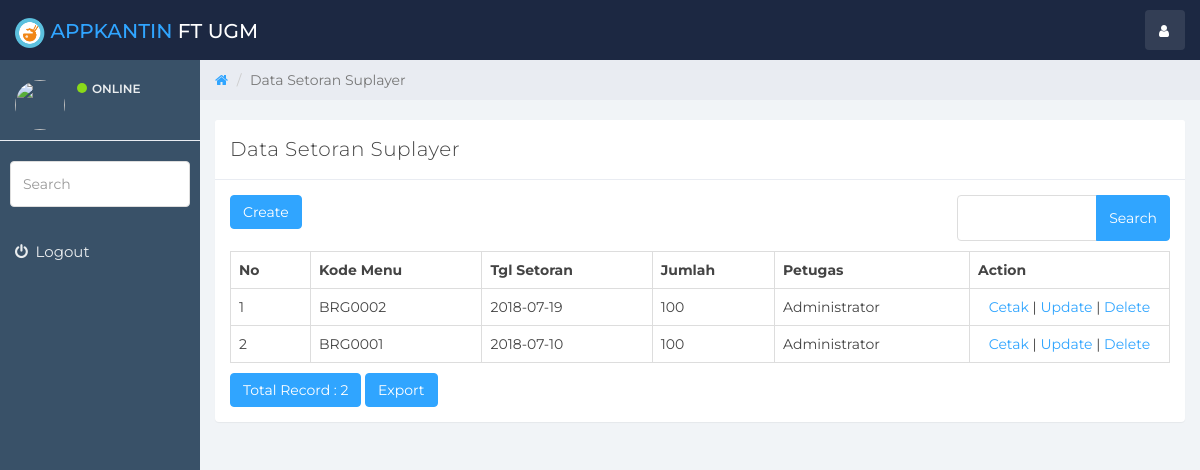
The app's page /index.php/setoran_tenant with its own data.
### tables this page shows
CREATE TABLE `setoran_tenant` (
  `id_setoran` int(11) NOT NULL,
  `kode_menu` varchar(10) DEFAULT NULL,
  `tgl_setoran` date DEFAULT NULL,
  `jumlah` int(11) DEFAULT NULL,
  `petugas` varchar(20) DEFAULT NULL
);

### application/controllers/Setoran_tenant.php (called while the page is built, shortened)
<?php
class Setoran_tenant extends CI_Controller
{
    function __construct()
    {
        $this->load->model('Setoran_tenant_model');
        $this->load->library('form_validation');
    }
    public function index()
    {
        $q = urldecode($this->input->get('q', TRUE));
        $start = intval($this->input->get('start'));
        if ($q <> '') {
            $config['base_url'] = base_url() . 'setoran_tenant/index.html?q=' . urlencode($q);
            $config['first_url'] = base_url() . 'setoran_tenant/index.html?q=' . urlencode($q);
        } else {
            $config['base_url'] = base_url() . 'setoran_tenant/index.html';
            $config['first_url'] = base_url() . 'setoran_tenant/index.html';
        }
        $config['per_page'] = 10;
        $config['page_query_string'] = TRUE;
        $config['total_rows'] = $this->Setoran_tenant_model->total_rows($q);
        $setoran_tenant = $this->Setoran_tenant_model->get_limit_data($config['per_page'], $start, $q);
        $this->load->library('pagination');
        $this->pagination->initialize($config);
        $data = array(
            'setoran_tenant_data' => $setoran_tenant,
            'q' => $q,
            'pagination' => $this->pagination->create_links(),
            'total_rows' => $config['total_rows'],
            'start' => $start,
            'konten' => 'setoran_tenant/setoran_tenant_list',
            'jdl' => 'Data Setoran Suplayer',
        );
        $this->load->view('v_index', $data);
    }
}

### index.php (called while the page is built, shortened)
<?php
require_once BASEPATH.'core/CodeIgniter.php';

### application/config/config.php (called while the page is built, shortened)
<?php
$config['base_url'] = "http://".$_SERVER['HTTP_HOST'];
$config['base_url'] .= preg_replace('@/+$@','',dirname($_SERVER['SCRIPT_NAME'])).'/';
$config['index_page'] = '';
$config['uri_protocol']	= 'REQUEST_URI';
$config['url_suffix'] = '.html';
$config['language']	= 'english';
$config['charset'] = 'UTF-8';
$config['enable_hooks'] = FALSE;
$config['subclass_prefix'] = 'MY_';
$config['composer_autoload'] = FALSE;
$config['permitted_uri_chars'] = 'a-z 0-9~%.:_\-';
$config['enable_query_strings'] = FALSE;
$config['controller_trigger'] = 'c';
$config['function_trigger'] = 'm';
$config['directory_trigger'] = 'd';
$config['allow_get_array'] = TRUE;
$config['log_threshold'] = 0;
$config['log_path'] = '';
$config['log_file_extension'] = '';
$config['log_file_permissions'] = 0644;
$config['log_date_format'] = 'Y-m-d H:i:s';
$config['error_views_path'] = '';
$config['cache_path'] = '';
$config['cache_query_string'] = FALSE;
$config['encryption_key'] = 'gfjfgjfgsg564674';
$config['sess_driver'] = 'files';
$config['sess_cookie_name'] = 'ci_session';
$config['sess_expiration'] = 7200;
$config['sess_save_path'] = NULL;
$config['sess_match_ip'] = FALSE;
$config['sess_time_to_update'] = 300;
$config['sess_regenerate_destroy'] = FALSE;
$config['cookie_prefix']	= '';
$config['cookie_domain']	= '';
$config['cookie_path']		= '/';
$config['cookie_secure']	= FALSE;
$config['cookie_httponly'] 	= FALSE;
$config['standardize_newlines'] = FALSE;
$config['global_xss_filtering'] = FALSE;
$config['csrf_protection'] = FALSE;
$config['csrf_token_name'] = 'csrf_test_name';
$config['csrf_cookie_name'] = 'csrf_cookie_name';
$config['csrf_expire'] = 7200;
$config['csrf_regenerate'] = TRUE;
$config['csrf_exclude_uris'] = array();
$config['compress_output'] = FALSE;
$config['time_reference'] = 'local';
$config['rewrite_short_tags'] = FALSE;
$config['proxy_ips'] = '';

### application/models/Setoran_tenant_model.php (called while the page is built, shortened)
<?php
class Setoran_tenant_model extends CI_Model
{
    public $table = 'setoran_tenant';
    public $id = 'id_setoran';
    public $order = 'DESC';
    function total_rows($q = NULL) {
        $this->db->like('id_setoran', $q);
	$this->db->or_like('kode_menu', $q);
	$this->db->or_like('tgl_setoran', $q);
	$this->db->or_like('jumlah', $q);
	$this->db->or_like('petugas', $q);
	$this->db->from($this->table);
        return $this->db->count_all_results();
    }
    function get_limit_data($limit, $start = 0, $q = NULL) {
        $this->db->order_by($this->id, $this->order);
        $this->db->like('id_setoran', $q);
	$this->db->or_like('kode_menu', $q);
	$this->db->or_like('tgl_setoran', $q);
	$this->db->or_like('jumlah', $q);
	$this->db->or_like('petugas', $q);
	$this->db->limit($limit, $start);
        return $this->db->get($this->table)->result();
    }
}

### application/views/setoran_tenant/setoran_tenant_list.php (the view, shortened to what this page needs)
<div class="row" style="margin-bottom: 10px">
            <div class="col-md-4">
                <?php echo anchor(site_url('setoran_tenant/create'),'Create', 'class="btn btn-primary"'); ?>
            </div>
            <div class="col-md-4 text-center">
            </div>
            <div class="col-md-1 text-right">
            </div>
            <div class="col-md-3 text-right">
                <form action="<?php echo site_url('setoran_tenant/index'); ?>" class="form-inline" method="get">
                    <div class="input-group">
                        <input type="text" class="form-control" name="q" value="<?php echo $q; ?>">
                        <span class="input-group-btn">
                          <button class="btn btn-primary" type="submit">Search</button>
                        </span>
                    </div>
                </form>
            </div>
        </div>
        <table class="table table-bordered" style="margin-bottom: 10px">
            <tr>
                <th>No</th>
        <th>Kode Menu</th>
        <th>Tgl Setoran</th>
        <th>Jumlah</th>
        <th>Petugas</th>
        <th>Action</th>
            </tr><?php
            foreach ($setoran_tenant_data as $setoran_tenant)
            {
                ?>
                <tr>
            <td width="80px"><?php echo ++$start ?></td>
            <td><?php echo $setoran_tenant->kode_menu ?></td>
            <td><?php echo $setoran_tenant->tgl_setoran ?></td>
            <td><?php echo $setoran_tenant->jumlah ?></td>
            <td><?php echo $setoran_tenant->petugas ?></td>
            <td style="text-align:center" width="200px">
                <?php
                 echo anchor(site_url('setoran_tenant/read/'.$setoran_tenant->id_setoran),'Cetak');
                echo ' | ';
                echo anchor(site_url('setoran_tenant/update/'.$setoran_tenant->id_setoran),'Update');
                echo ' | ';
                echo anchor(site_url('setoran_tenant/delete/'.$setoran_tenant->id_setoran),'Delete','onclick="javasciprt: return confirm(\'Are You Sure ?\')"');
                ?>
            </td>
        </tr>
                <?php
            }
            ?>
        </table>
        <div class="row">
            <div class="col-md-6">
                <a href="#" class="btn btn-primary">Total Record : <?php echo $total_rows ?></a>
        <?php echo anchor(site_url('setoran_tenant/excel'), 'Export', 'class="btn btn-primary"'); ?>
        </div>
            <div class="col-md-6 text-right">
            </div>
        </div>

### assets/css/styles.css (style rules this page uses)
body { background: #f1f4f7; padding-top: 60px; font-size: 14px; color: #444444; font-family: "Montserrat", "Helvetica Neue", Helvetica, Arial, sans-serif; }
a, a:hover, a:focus { color: #30a5ff; }
input.form-control { border: 1px solid #ddd; box-shadow: none; height: 46px; }
.input-group-btn .btn { height: 46px; }
.btn-primary, .btn-primary:hover, .btn-primary:focus, .btn-primary:active, .btn-primary.active, .open>.dropdown-toggle.btn-primary, .btn-primary.disabled, .btn-primary[disabled], fieldset[disabled] .btn-primary, .btn-primary.disabled:hover, .btn-primary[disabled]:hover, fieldset[disabled] .btn-primary:hover, .btn-primary.disabled:focus, .btn-primary[disabled]:focus, fieldset[disabled] .btn-primary:focus, .btn-primary.disabled:active, .btn-primary[disabled]:active, fieldset[disabled] .btn-primary:active, .btn-primary.disabled.active, .btn-primary[disabled].active, fieldset[disabled] .btn-primary.active { background-color: #30a5ff; border-color: #30a5ff; }
.table { background: #fff; }

### records on screen
setoran_tenant: kode_menu "BRG0002", tgl_setoran "2018-07-19", jumlah "100", petugas "Administrator", id_setoran "Cetak", id_setoran "Update", id_setoran "Delete"
setoran_tenant: kode_menu "BRG0001", tgl_setoran "2018-07-10", jumlah "100", petugas "Administrator", id_setoran "Cetak", id_setoran "Update", id_setoran "Delete"

### other values on screen
$jdl "Data Setoran Suplayer"
$total_rows "2"
